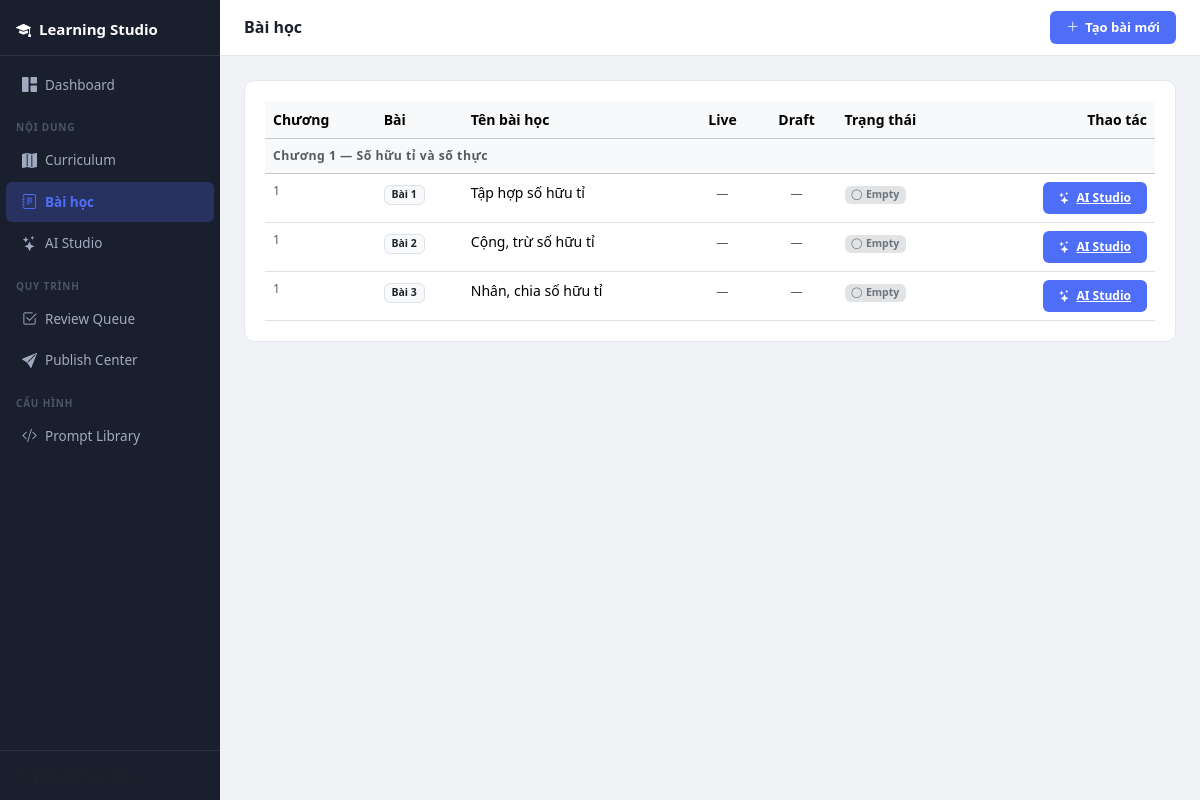
The page /studio/lessons.php on the database its author committed.
### tables this page shows
CREATE TABLE lesson (
    id            INT AUTO_INCREMENT PRIMARY KEY,
    chapter_no    TINYINT UNSIGNED NOT NULL,
    chapter_title VARCHAR(200)     NOT NULL,
    lesson_no     TINYINT UNSIGNED NOT NULL,
    title         VARCHAR(200)     NOT NULL,
    created_at    DATETIME DEFAULT CURRENT_TIMESTAMP
);

### studio/lessons.php (the view, shortened to what this page needs)
<?php
$db = get_db();
$lessons = $db->query('
    SELECT l.*,
           COUNT(DISTINCT a.id)    AS live_count,
           COUNT(DISTINCT d.id)    AS draft_count
    FROM lesson l
    LEFT JOIN activity a ON a.lesson_id = l.id
    LEFT JOIN ls_draft d ON d.lesson_id = l.id AND d.status IN ("draft","approved")
    GROUP BY l.id
    ORDER BY l.chapter_no, l.lesson_no
')->fetchAll();
$topbar_actions = '<button class="btn-studio-primary" data-bs-toggle="modal" data-bs-target="#newLessonModal">
  <i class="bi bi-plus-lg"></i> Tạo bài mới
</button>';
include '../includes/studio_header.php';
?>
<div class="studio-card">
  <table class="table table-hover mb-0" style="font-size:14px;">
    <thead class="table-light">
      <tr>
        <th>Chương</th>
        <th>Bài</th>
        <th>Tên bài học</th>
        <th class="text-center">Live</th>
        <th class="text-center">Draft</th>
        <th>Trạng thái</th>
        <th class="text-end">Thao tác</th>
      </tr>
    </thead>
    <tbody>
      <?php
      $cur_chapter = null;
      foreach ($lessons as $l):
          $chapter_changed = $l['chapter_no'] !== $cur_chapter;
          $cur_chapter = $l['chapter_no'];
      ?>
      <?php if ($chapter_changed): ?>
      <tr class="table-light">
        <td colspan="7" class="fw-semibold small text-muted py-2" style="letter-spacing:.04em;">
          Chương <?= $l['chapter_no'] ?> — <?= htmlspecialchars($l['chapter_title']) ?>
        </td>
      </tr>
      <?php endif; ?>
      <tr>
        <td class="text-muted small"><?= $l['chapter_no'] ?></td>
        <td><span class="badge bg-light text-dark border">Bài <?= $l['lesson_no'] ?></span></td>
        <td class="fw-medium"><?= htmlspecialchars($l['title']) ?></td>
        <td class="text-center">
          <?php if ($l['live_count'] > 0): ?>
          <span class="badge bg-primary-subtle text-primary fw-semibold"><?= $l['live_count'] ?></span>
          <?php else: ?>
          <span class="text-muted small">—</span>
          <?php endif; ?>
        </td>
        <td class="text-center">
          <?php if ($l['draft_count'] > 0): ?>
          <span class="badge bg-warning-subtle text-warning fw-semibold"><?= $l['draft_count'] ?></span>
          <?php else: ?>
          <span class="text-muted small">—</span>
          <?php endif; ?>
        </td>
        <td>
          <?php if ($l['live_count'] > 0): ?>
          <span class="badge bg-success-subtle text-success"><i class="bi bi-check-circle me-1"></i>Published</span>
          <?php elseif ($l['draft_count'] > 0): ?>
          <span class="badge bg-warning-subtle text-warning"><i class="bi bi-clock me-1"></i>In progress</span>
          <?php else: ?>
          <span class="badge bg-secondary-subtle text-secondary"><i class="bi bi-circle me-1"></i>Empty</span>
          <?php endif; ?>
        </td>
        <td class="text-end">
          <div class="d-flex gap-2 justify-content-end">
            <a href="<?= BASE_URL ?>/studio/ai_studio.php?lesson_id=<?= $l['id'] ?>"
               class="btn-studio-primary" style="font-size:12px;">
              <i class="bi bi-stars"></i> AI Studio
            </a>
          </div>
        </td>
      </tr>
      <?php endforeach; ?>
    </tbody>
  </table>
</div>
<?php include '../includes/studio_footer.php'; ?>

### assets/css/studio.css (style rules this page uses)
:root { --studio-sidebar-w: 220px; --studio-bg: #f0f2f5; --studio-sidebar-bg: #1a1f2e; --studio-sidebar-text: #a0aabf; --studio-sidebar-active: #fff; --studio-accent: #4f6ef7; --studio-card-bg: #fff; --studio-border: #e2e8f0; --studio-topbar-h: 56px; }
body.studio-body { margin: 0; background: var(--studio-bg); font-family: system-ui, -apple-system, sans-serif; font-size: 14px; }
.studio-card { background: var(--studio-card-bg); border: 1px solid var(--studio-border); border-radius: 10px; padding: 20px; margin-bottom: 16px; }
.btn-studio-primary { background: var(--studio-accent); color: #fff; border: none; padding: 7px 16px; border-radius: 6px; font-size: 13px; font-weight: 600; cursor: pointer; display: inline-flex; align-items: center; gap: 6px; transition: opacity .15s; }

### rows shown on the page
lesson: chapter_no "1", chapter_title "Số hữu tỉ và số thực", lesson_no "1", title "Tập hợp số hữu tỉ"
lesson: chapter_no "1", lesson_no "2", title "Cộng, trừ số hữu tỉ"
lesson: chapter_no "1", lesson_no "3", title "Nhân, chia số hữu tỉ"

### other values the page prints
$page_title "Bài học"
